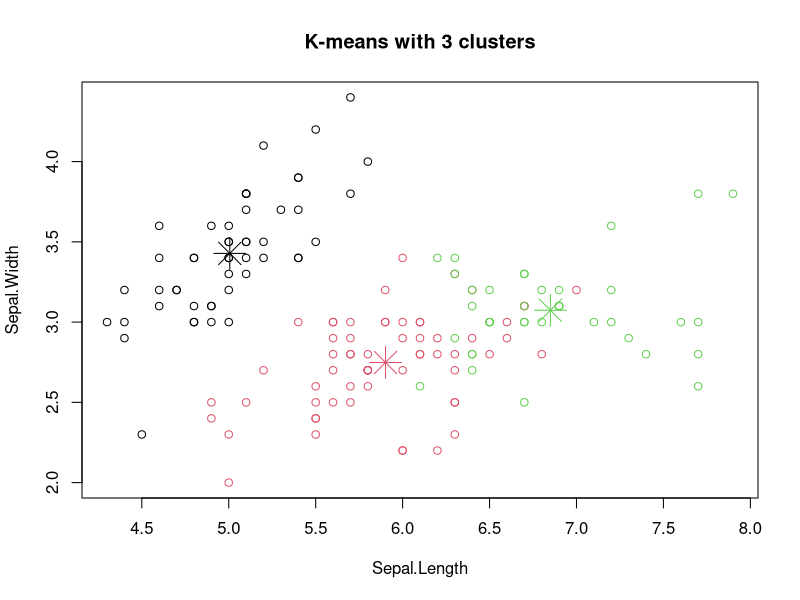
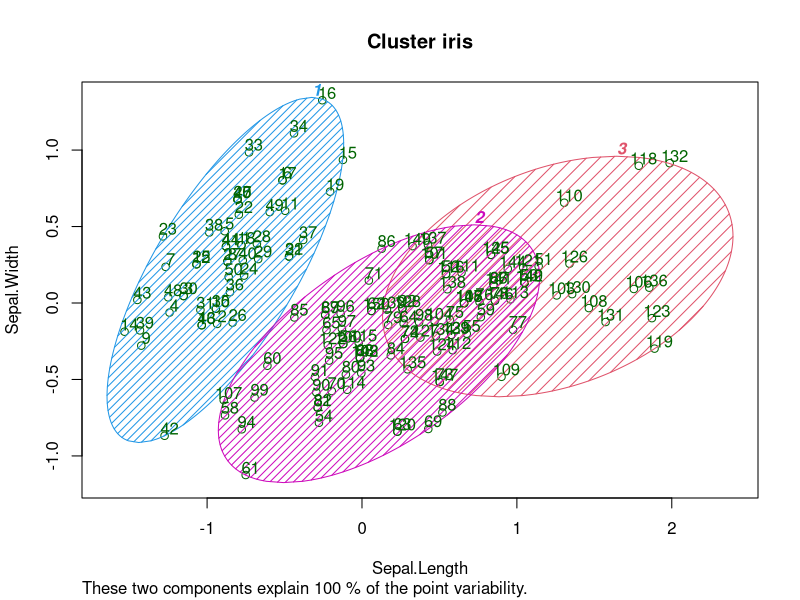

These charts were generated, in order, by the following R code: (Note: this script raises an error after producing the figures.)


#----------------------------------------------------#
######Clustering using k means on iris dataset
# Installing Packages
install.packages("arules")
install.packages("cluster")

# Loading package
#library(ClusterR)
library(cluster)
#??ClusterR
# Removing initial label of
# Species from original dataset
iris_1 <- iris[, -5]

# Fitting K-Means clustering Model
# to training dataset
set.seed(240) # Setting seed
kmeans.re <- kmeans(iris_1, centers = 3, nstart= 20)
#nstart means initial random number of centroids
#centers means no of clusters
kmeans.re

# Cluster identification for
# each observation
kmeans.re$cluster
kmeans.re$centers
# Confusion Matrix
cm <- table(iris$Species, kmeans.re$cluster)
cm

# Model Evaluation and visualization
#plot(iris_1[c("Sepal.Length", "Sepal.Width")])
#plot(iris_1[c("Sepal.Length", "Sepal.Width")],col = kmeans.re$cluster)
plot(iris_1[c("Sepal.Length", "Sepal.Width")],
     col = kmeans.re$cluster,
     main = "K-means with 3 clusters")

## Plotiing cluster centers
kmeans.re$centers
kmeans.re$centers[, c("Sepal.Length", "Sepal.Width")]

# cex is font size, pch is symbol
points(kmeans.re$centers[, c("Sepal.Length", "Sepal.Width")],
       col = 1:3, pch = 8, cex = 3)

## Visualizing clusters
y_kmeans <- kmeans.re$cluster
clusplot(iris_1[, c("Sepal.Length", "Sepal.Width")],
         y_kmeans,
         lines = 0,
         shade = TRUE,
         color = TRUE,
         labels = 2,
         plotchar = FALSE,
         span = TRUE,
         main = paste("Cluster iris"),
         xlab = 'Sepal.Length',
         ylab = 'Sepal.Width')
#lines =0 no distance lines between the elipses will be there
#shade = TRUE means elipses are shaded in relation to their intensity
#color = TRUE means eplises colored wrt density
#labels = 2 all points and ellipses are labelled in the plot
#plotchar= TRUE, then the plotting symbols differ for points 
#belonging to different clusters.
#span = TRUE each cluster is represented by the ellipse with smallest
#area containing all its points.
#---------------------------------------------------------------------------#
install.packages("ggplot2")
library(ggplot2)
ggplot() + 
  geom_point(aes(x = dataset$heart.disease, y = dataset$smoking),
             colour = 'red') +
  geom_line(aes(x = dataset$heart.disease, y = predict(model, newdata = dataset)),
            colour = 'blue') +
  ggtitle('heart disease (Linear regression)' ) +
  xlab('Reason') +
  ylab('level')
